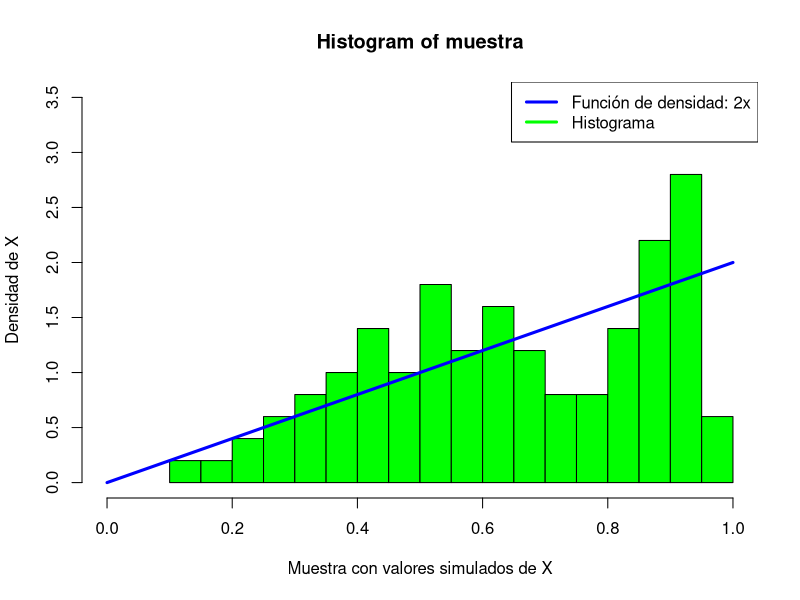
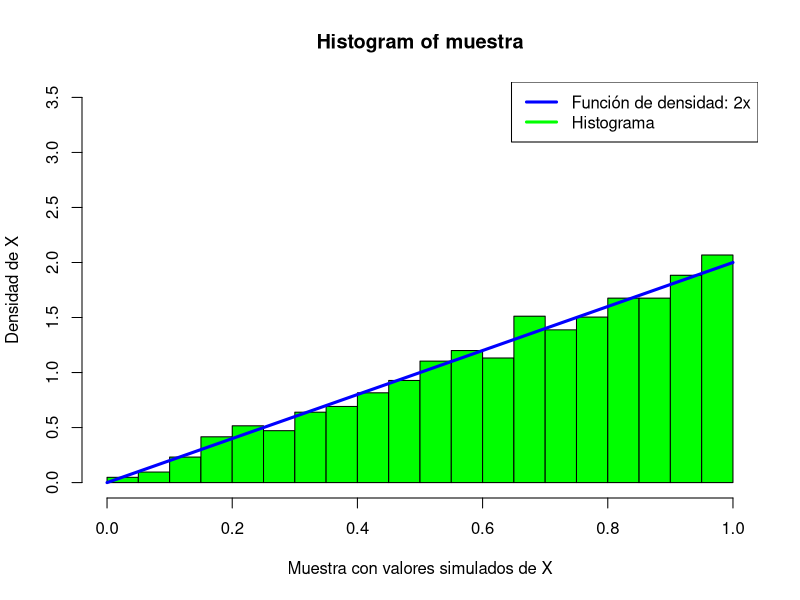
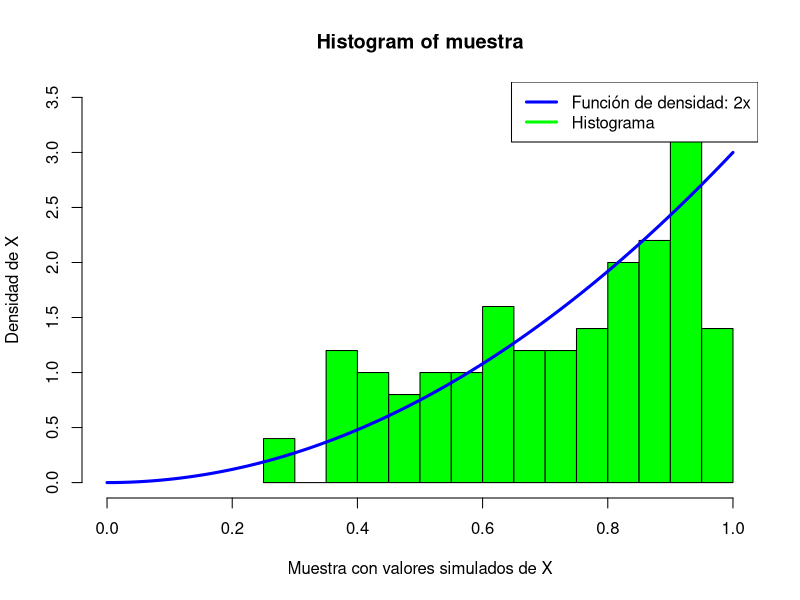
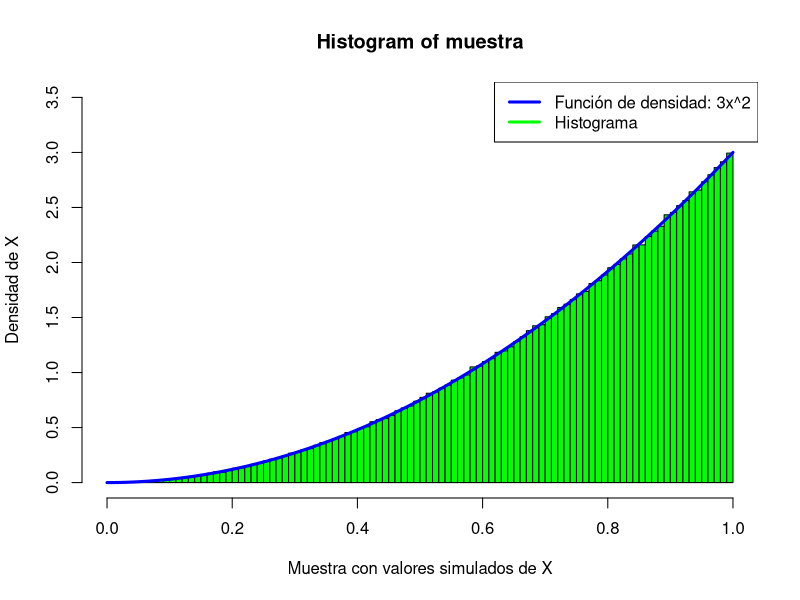
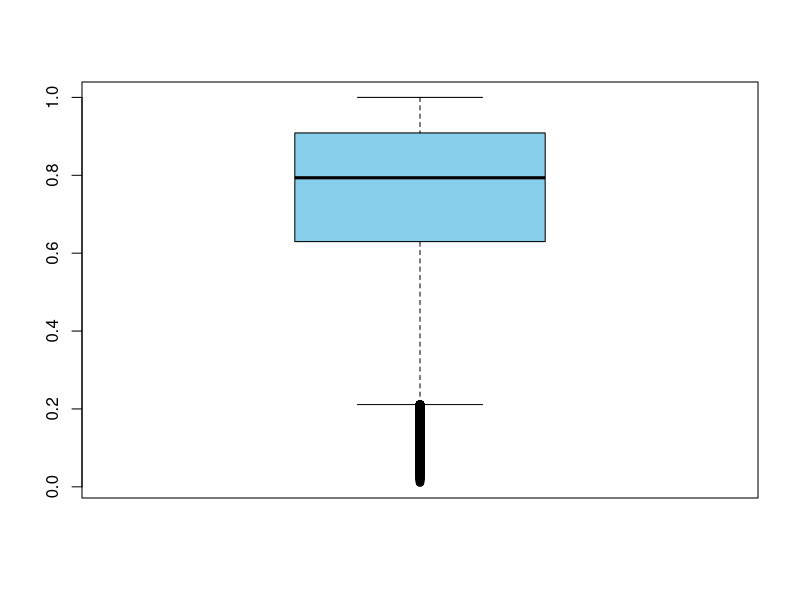
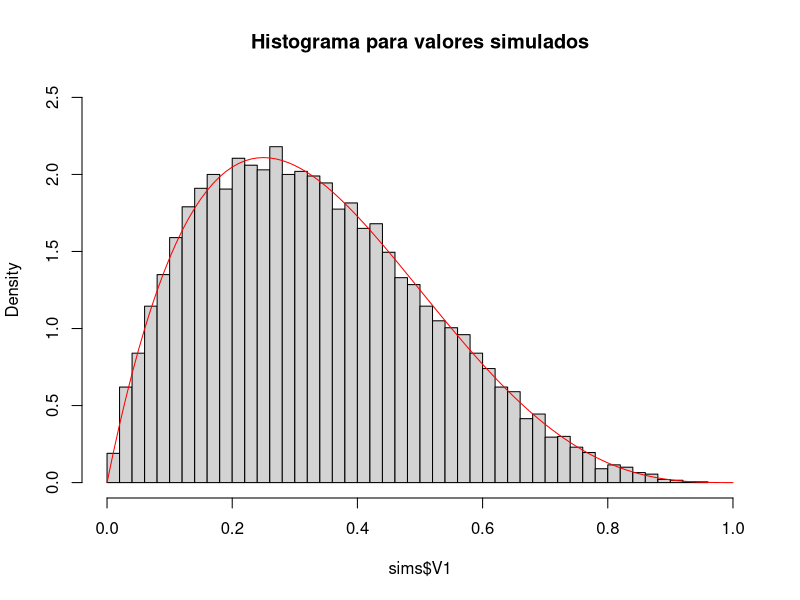

Here is the R script that generated these plots, in order:
### Simular valores de Variable Aleatoria por el método de aceptación-rechazo

## Generando la función para simular los valores de la variable aleatoria por el método
## de aceptación-rechazo

metodo_ar <- function(nsims){
  muestra <- numeric(nsims)
  aceptado <- 0
  intento <- 0
  while (aceptado < nsims) {
    x <- runif(1, 0, 1) # Valor de la función propuesta g(x), es una Uniforme [0,1]
    u <- runif(1, 0, 1) # Valor de la uniforme para comparar 
    
    if (u <= x) { #Criterio de aceptación (f(x)/c*g(x)) = 2x/2  = x
      aceptado <- aceptado + 1
      muestra[aceptado] <- x
    }
    intento <- intento + 1
  }
  
  return(muestra)
}

## Generar 100 valores
set.seed(12005)
muestra <- metodo_ar(100)
muestra

## Histograma de los valores simulados
hist(muestra, probability = TRUE, breaks = 25, 
     xlab = "Muestra con valores simulados de X",
     ylab = "Densidad de X",
     xlim = c(0,1), ylim = c(0, 3.5),
     col = "green")
curve(2*x, from = 0, to = 1, lwd=3, col = "blue", add = TRUE)
legend("topright",legend = c("Función de densidad: 2x","Histograma"), col = c("blue","green"), lwd =3)

## Interpreten el histograma para 5000 valores y después generar
## Una muestra con 5000 valores

## Generar 5000 valores
set.seed(12005)
muestra <- metodo_ar(5000)
muestra

## Histograma de los valores simulados
hist(muestra, probability = TRUE, breaks = 25, 
     xlab = "Muestra con valores simulados de X",
     ylab = "Densidad de X",
     xlim = c(0,1), ylim = c(0, 3.5),
     col = "green")
curve(2*x, from = 0, to = 1, lwd=3, col = "blue", add = TRUE)
legend("topright",legend = c("Función de densidad: 2x","Histograma"), col = c("blue","green"), lwd =3)


### Simular valores de Variable Aleatoria por el método de aceptación-rechazo

## Generando la función para simular los valores de la variable aleatoria por el método
## de aceptación-rechazo

metodo_ar <- function(nsims){
  muestra <- numeric(nsims)
  aceptado <- 0
  intento <- 0
  while (aceptado < nsims) {
    x <- runif(1, 0, 1) # Valor de la función propuesta g(x), es una Uniforme [0,1]
    u <- runif(1, 0, 1) # Valor de la uniforme para comparar 
    
    if (u <= x^2) { #Criterio de aceptación (f(x)/c*g(x)) = 3x^2/3  = x
      aceptado <- aceptado + 1
      muestra[aceptado] <- x
    }
    intento <- intento + 1
  }
  
  return(muestra)
}

## Generar 100 valores
set.seed(12005)
muestra <- metodo_ar(100)
muestra

## Histograma de los valores simulados
hist(muestra, probability = TRUE, breaks = 25, 
     xlab = "Muestra con valores simulados de X",
     ylab = "Densidad de X",
     xlim = c(0,1), ylim = c(0, 3.5),
     col = "green")
curve(3*x^2, from = 0, to = 1, lwd=3, col = "blue", add = TRUE)
legend("topright",legend = c("Función de densidad: 2x","Histograma"), col = c("blue","green"), lwd =3)

## Interpreten el histograma para 5000 valores y después generar
## Una muestra con 5000 valores

## Generar 5000 valores
set.seed(12005)
muestra <- metodo_ar(1000000)
muestra

## Histograma de los valores simulados
hist(muestra, probability = TRUE, breaks = 100, 
     xlab = "Muestra con valores simulados de X",
     ylab = "Densidad de X",
     xlim = c(0,1), ylim = c(0, 3.5),
     col = "green")
curve(3*x^2, from = 0, to = 1, lwd=3, col = "blue", add = TRUE)
legend("topright",legend = c("Función de densidad: 3x^2","Histograma"), col = c("blue","green"), lwd =3)
boxplot(muestra, col = "skyblue")




### Simular valores de Variable Aleatoria por el método de aceptación-rechazo

# 1. Generar dos numeros aleatorios U_1, U_2.
set.seed(3)
u1 <- runif(1)
u2 <- runif(1)

# 2. Comparar con f(x)/cg(x)
while(u2>(256/27)*u1*(1-u1)^3){
  u1 <- runif(1)
  u2 <- runif(1)
}
X=u1
X


ddensidad<- function(x){
  20*x*(1-x)^3
}
## Creamos una funcion para simular los valores de la variable
beta20 <- function(){
  # 1. Generar dos numeros aleatorios U_1, U_2.
  u1 <- runif(1)
  u2 <- runif(1)
  # 2. Comparar con f(x)/cg(x)
  while(u2 > (256 / 27) * u1 * (1 - u1) ^ 3){
    u1 <- runif(1)
    u2 <- runif(1)
  }
  u1
}
library(dplyr)
library(plyr)
sims <- rdply(10000, beta20)
sims


hist(sims$V1, breaks="FD", freq=FALSE,
     xlim = c(0,1),ylim = c(0,2.5),main = "Histograma para valores simulados")
curve(ddensidad(x), add=TRUE, col="red")
